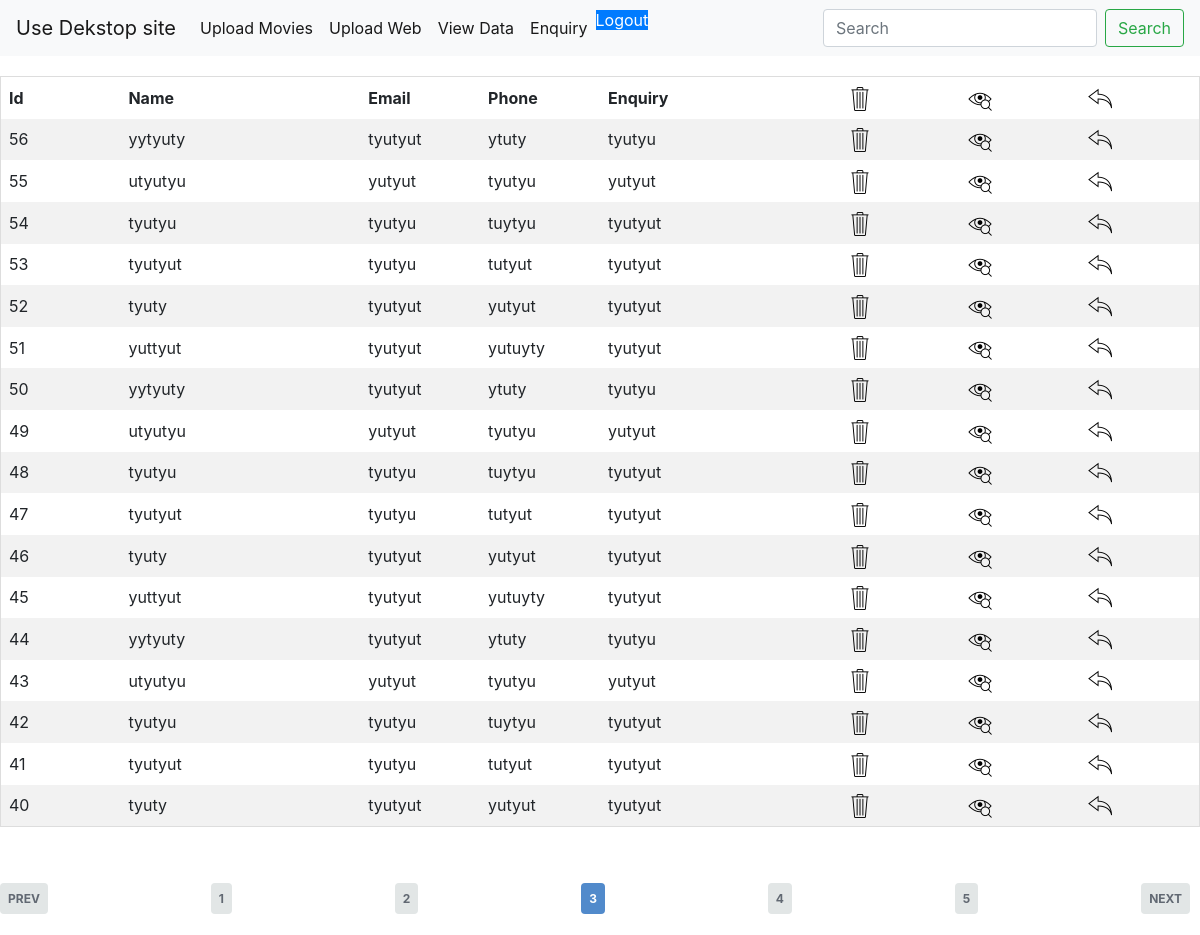
Page /admin7875632522/enquiries.php?page=3 (signed in) on the committed database.
### tables this page shows
CREATE TABLE `contact` (
  `Id` int(255) NOT NULL,
  `userName` varchar(300) NOT NULL,
  `userEmail` varchar(300) NOT NULL,
  `userphone` varchar(20) NOT NULL,
  `Enquiry` longtext NOT NULL
);

### admin7875632522/enquiries.php (the view, shortened to what this page needs)
<!DOCTYPE html>
<html lang="en">
<head>
    <link rel="stylesheet" href="css2/cssfile4.css">
    <link rel="stylesheet" href="css2/cssfile6.css">
    <link rel="stylesheet" href="https://cdn.jsdelivr.net/npm/bootstrap@4.0.0/dist/css/bootstrap.min.css">
    <link href="https://cdn.jsdelivr.net/npm/bootstrap@5.2.3/dist/css/bootstrap.min.css" rel="stylesheet">
</head>
<body>
<?php
include 'adminblocks/adminnav.php';
?>
<div style="overflow-x:auto;">
  <table border="1" width="100%" style='table-layout:fixed'>
  <col width="10%">
  <col width="20%">
  <col width="10%">
  <col width="10%">
  <col width="20%">
  <col width="10%">
  <col width="10%">
  <col width="10%">
    <tr>
      <th>Id</th>
      <th>Name</th>
      <th>Email</th>
      <th>Phone</th>
      <th>Enquiry</th>
      <th><img src='delete.png'></th>
      <th><img src='viewuser.png'></th>
      <th><img src='reply.png'></th>
    </tr>
<?php
    include 'config.php';
if (isset($_POST['submit'])) {
  $search=$_POST['search'];
  $total_pages = $con->query("SELECT COUNT(*) FROM contact WHERE Id like '%$search%' or userName like '%$search%' or userEmail like '%$search%' ORDER BY Id DESC")->fetch_row()[0];
  $page = isset($_GET['page']) && is_numeric($_GET['page']) ? $_GET['page'] : 1;
  $num_results_on_page = 17;
  if ($stmt = $con->prepare("SELECT * FROM contact WHERE Id like '%$search%' or userName like '%$search%' or userEmail like '%$search%' ORDER BY Id DESC LIMIT ?,?")) {
    $calc_page = ($page - 1) * $num_results_on_page;
    $stmt->bind_param('ii', $calc_page, $num_results_on_page);
    $stmt->execute();
    $result = $stmt->get_result();
    $stmt->close();
  }
  while ($row = $result->fetch_assoc()) {
    echo"
     <tr>
 <td>$row[Id]</td>
 <td>$row[userName]</td>
 <td>$row[userEmail]</td>
 <td>$row[userphone]</td>
 <td><div style='max-height:85px'>$row[Enquiry]</div></td>
 <td><a href='deleteuser.php? Id= $row[Id]'><img src='delete.png'></a></td>
 <td><a href='userrequest.php? Id= $row[Id]'><img src='viewuser.png'></a></td>
 <td><a href='reply.php? Id= $row[Id]'><img src='reply.png'></a></td>
    </tr>
    ";
 }
?>
</table>
</div>
<br><br>
<center>
<?php if (ceil($total_pages / $num_results_on_page) > 0): ?>
<ul class="pagination">
	<?php if ($page > 1): ?>
	<li class="prev"><a href="enquiries.php?page=<?php echo $page-1 ?>">Prev</a></li>
	<?php endif; ?>
	<?php if ($page > 3): ?>
	<li class="start"><a href="enquiries.php?page=1">1</a></li>
	<li class="dots">...</li>
	<?php endif; ?>
	<?php if ($page-2 > 0): ?><li class="page"><a href="enquiries.php?page=<?php echo $page-2 ?>"><?php echo $page-2 ?></a></li><?php endif; ?>
	<?php if ($page-1 > 0): ?><li class="page"><a href="enquiries.php?page=<?php echo $page-1 ?>"><?php echo $page-1 ?></a></li><?php endif; ?>
	<li class="currentpage"><a href="enquiries.php?page=<?php echo $page ?>"><?php echo $page ?></a></li>
	<?php if ($page+1 < ceil($total_pages / $num_results_on_page)+1): ?><li class="page"><a href="enquiries.php?page=<?php echo $page+1 ?>"><?php echo $page+1 ?></a></li><?php endif; ?>
	<?php if ($page+2 < ceil($total_pages / $num_results_on_page)+1): ?><li class="page"><a href="enquiries.php?page=<?php echo $page+2 ?>"><?php echo $page+2 ?></a></li><?php endif; ?>
	<?php if ($page < ceil($total_pages / $num_results_on_page)-2): ?>
	<li class="dots">...</li>
	<li class="end"><a href="enquiries.php?page=<?php echo ceil($total_pages / $num_results_on_page) ?>"><?php echo ceil($total_pages / $num_results_on_page) ?></a></li>
	<?php endif; ?>
	<?php if ($page < ceil($total_pages / $num_results_on_page)): ?>
	<li class="next"><a href="enquiries.php?page=<?php echo $page+1 ?>">Next</a></li>
	<?php endif; ?>
</ul>
<?php endif; ?>
</center>
<?php
} else {
  $total_pages = $con->query('SELECT COUNT(*) FROM contact ORDER BY Id DESC')->fetch_row()[0];
  $page = isset($_GET['page']) && is_numeric($_GET['page']) ? $_GET['page'] : 1;
  $num_results_on_page = 17;
  if ($stmt = $con->prepare('SELECT * FROM contact ORDER BY Id DESC LIMIT ?,?')) {
    $calc_page = ($page - 1) * $num_results_on_page;
    $stmt->bind_param('ii', $calc_page, $num_results_on_page);
    $stmt->execute();
    $result = $stmt->get_result();
  }
  while ($row = $result->fetch_assoc()) {
    echo"
     <tr>
 <td>$row[Id]</td>
 <td>$row[userName]</td>
 <td>$row[userEmail]</td>
 <td>$row[userphone]</td>
 <td><div style='max-height:85px'>$row[Enquiry]</div></td>
 <td><a href='deleteuser.php? Id= $row[Id]'><img src='delete.png'></a></td>
 <td><a href='userrequest.php? Id= $row[Id]'><img src='viewuser.png'></a></td>
 <td><a href='reply.php? Id= $row[Id]'><img src='reply.png'></a></td>
    </tr>
    ";
 }
 ?>
</table>
</div>
<br><br>
<center>
<?php if (ceil($total_pages / $num_results_on_page) > 0): ?>
<ul class="pagination">
	<?php if ($page > 1): ?>
	<li class="prev"><a href="enquiries.php?page=<?php echo $page-1 ?>">Prev</a></li>
	<?php endif; ?>
	<?php if ($page-2 > 0): ?><li class="page"><a href="enquiries.php?page=<?php echo $page-2 ?>"><?php echo $page-2 ?></a></li><?php endif; ?>
	<?php if ($page-1 > 0): ?><li class="page"><a href="enquiries.php?page=<?php echo $page-1 ?>"><?php echo $page-1 ?></a></li><?php endif; ?>
	<li class="currentpage"><a href="enquiries.php?page=<?php echo $page ?>"><?php echo $page ?></a></li>
	<?php if ($page+1 < ceil($total_pages / $num_results_on_page)+1): ?><li class="page"><a href="enquiries.php?page=<?php echo $page+1 ?>"><?php echo $page+1 ?></a></li><?php endif; ?>
	<?php if ($page+2 < ceil($total_pages / $num_results_on_page)+1): ?><li class="page"><a href="enquiries.php?page=<?php echo $page+2 ?>"><?php echo $page+2 ?></a></li><?php endif; ?>
	<?php if ($page < ceil($total_pages / $num_results_on_page)): ?>
	<li class="next"><a href="enquiries.php?page=<?php echo $page+1 ?>">Next</a></li>
	<?php endif; ?>
</ul>
<?php endif; ?>
</center>
<?php
}
?>
</body>
</html>

### admin7875632522/adminblocks/adminnav.php (shortened to what this page needs)
<html>
    <head>
    <link rel="stylesheet" href="css2/cssfile4.css">
    <link rel="stylesheet" href="css2/cssfile8.css">
    <link rel="stylesheet" href="https://cdn.jsdelivr.net/npm/bootstrap@4.0.0/dist/css/bootstrap.min.css">
    <link href="https://cdn.jsdelivr.net/npm/bootstrap@5.0.2/dist/css/bootstrap.min.css" rel="stylesheet">
    <?php  include 'links.php' ?>
    </head>
    <body>
<nav class="navbar navbar-expand-lg navbar-light bg-light">
  <a class="navbar-brand" href="admin.php">Use Dekstop site</a>
  <div class="collapse navbar-collapse" id="navbarSupportedContent">
    <ul class="navbar-nav mr-auto">
      <li class="nav-item active">
        <a class="nav-link" href="admin.php">Upload Movies <span class="sr-only">(current)</span></a>
      </li>
      <li class="nav-item active">
        <a class="nav-link" href="uploadweb.php">Upload Web <span class="sr-only">(current)</span></a>
      </li>
      <li class="nav-item active">
        <a class="nav-link" href="showdata.php">View Data <span class="sr-only">(current)</span></a>
      </li>
      <li class="nav-item active">
        <a class="nav-link" href="enquiries.php">Enquiry <span class="sr-only">(current)</span></a>
      </li>
      <li>
     <form method="post">
      <a href="logout.php" class="btn-primary">Logout</a>
      </form>
      </li>
    </ul>
    <form class="form-inline my-2 my-lg-0" action="" method="post">
      <input class="form-control mr-sm-2" type="search" placeholder="Search" aria-label="Search" name="search">
      <button class="btn btn-outline-success my-2 my-sm-0" type="submit" name="submit">Search</button>
    </form>
  </div>
</nav>
        </body>
</html>

### admin7875632522/links.php (shortened to what this page needs)
<link rel="stylesheet" href="https://maxcdn.bootstrapcdn.com/bootstrap/4.2.1/css/bootstrap.min.css">

### admin7875632522/css2/cssfile4.css (style rules this page uses)
td { overflow:hidden; }
table { margin-top: 20px; }

### admin7875632522/enquiries.php (style rules this page uses)
table { border-collapse: collapse; border-spacing: 0; width: 100%; border: 1px solid #ddd; }
th, td { text-align: left; padding: 8px; overflow:hidden; }
tr:nth-child(even) { background-color: #f2f2f2 }
.pagination { list-style-type: none; padding: 10px 0; display: inline-flex; justify-content: space-between; box-sizing: border-box; }
.pagination li { box-sizing: border-box; padding-right: 10px; }
.pagination li a { box-sizing: border-box; background-color: #e2e6e6; padding: 8px; text-decoration: none; font-size: 12px; font-weight: bold; color: #616872; border-radius: 4px; }
.pagination .next a, .pagination .prev a { text-transform: uppercase; font-size: 12px; }
.pagination .currentpage a { background-color: #518acb; color: #fff; }

### rows in the picture
contact: Id "56", userName "yytyuty", userEmail "tyutyut", userphone "ytuty", Enquiry "tyutyu"
contact: Id "55", userName "utyutyu", userEmail "yutyut", userphone "tyutyu", Enquiry "yutyut"
contact: Id "54", userName "tyutyu", userEmail "tyutyu", userphone "tuytyu", Enquiry "tyutyut"
contact: Id "53", userName "tyutyut", userEmail "tyutyu", userphone "tutyut", Enquiry "tyutyut"
contact: Id "52", userName "tyuty", userEmail "tyutyut", userphone "yutyut", Enquiry "tyutyut"
contact: Id "51", userName "yuttyut", userEmail "tyutyut", userphone "yutuyty", Enquiry "tyutyut"
contact: Id "50", userName "yytyuty", userEmail "tyutyut", userphone "ytuty", Enquiry "tyutyu"
contact: Id "49", userName "utyutyu", userEmail "yutyut", userphone "tyutyu", Enquiry "yutyut"
contact: Id "48", userName "tyutyu", userEmail "tyutyu", userphone "tuytyu", Enquiry "tyutyut"
contact: Id "47", userName "tyutyut", userEmail "tyutyu", userphone "tutyut", Enquiry "tyutyut"
contact: Id "46", userName "tyuty", userEmail "tyutyut", userphone "yutyut", Enquiry "tyutyut"
contact: Id "45", userName "yuttyut", userEmail "tyutyut", userphone "yutuyty", Enquiry "tyutyut"
contact: Id "44", userName "yytyuty", userEmail "tyutyut", userphone "ytuty", Enquiry "tyutyu"
contact: Id "43", userName "utyutyu", userEmail "yutyut", userphone "tyutyu", Enquiry "yutyut"
contact: Id "42", userName "tyutyu", userEmail "tyutyu", userphone "tuytyu", Enquiry "tyutyut"
contact: Id "41", userName "tyutyut", userEmail "tyutyu", userphone "tutyut", Enquiry "tyutyut"
contact: Id "40", userName "tyuty", userEmail "tyutyut", userphone "yutyut", Enquiry "tyutyut"

### other values in the picture
$page-2 "1"
$page-1 "2"
$page "3"
$page+1 "4"
$page+2 "5"
